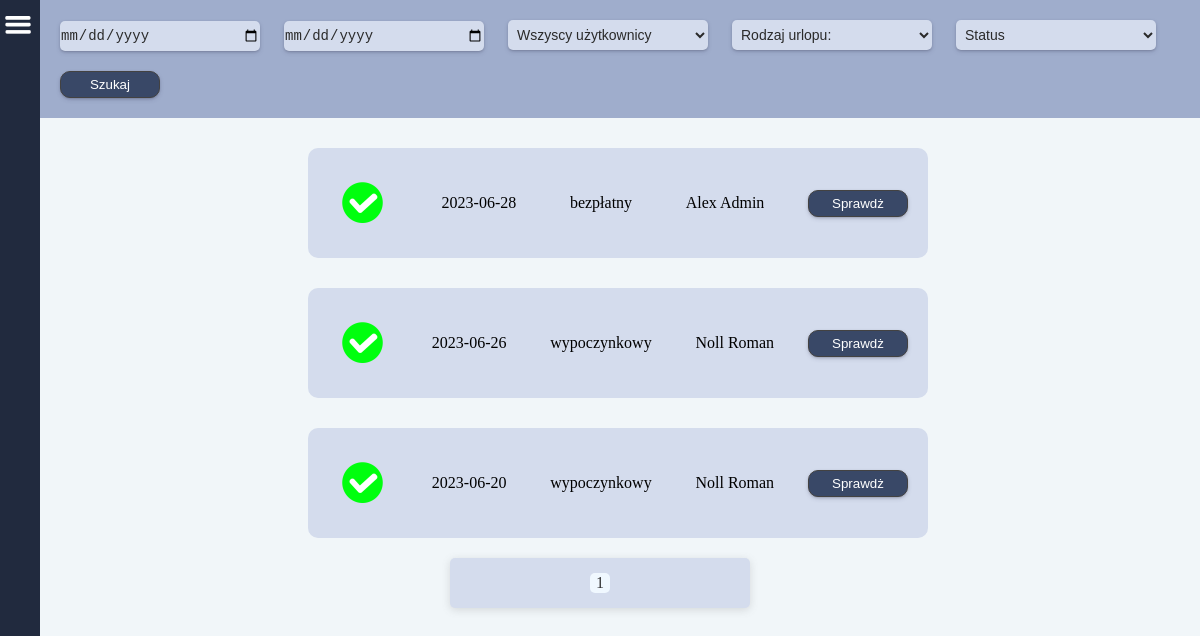
The page /allVacationRequests/ on the database its author committed.
### main/models.py (models this page shows, shortened)
class VacationRequest(models.Model):
    v_request = models.ForeignKey(
        Vacations,
        on_delete=models.CASCADE,
    )

class Vacations(models.Model):
    user = models.ForeignKey(
        CustomUser,
        related_name='user',
        on_delete=models.PROTECT,
        )
    year = models.CharField(
        default='0000',
        max_length=4,
        verbose_name='Rok',
    )
    date = models.CharField(
        default='00-00-0000',
        max_length=10,
        verbose_name='Data',
    )
    v_from = models.CharField(
        default='00-00-0000',
        max_length=10,
        verbose_name='Od',
    )
    v_to = models.CharField(
        default='00-00-0000',
        max_length=10,
        verbose_name='Do',
    )
    type = models.CharField(
        null=True,
        max_length=50,
        verbose_name='Typ urlopu',
    )
    actually_days_to_use = models.IntegerField(
        default=0,
        verbose_name='Faktyczny urlop według przepracowanych dni',
    )
    days_used_in_current_year = models.IntegerField(
        default=0,
        verbose_name='Użyto w bieżącym roku',
    )
    days_to_use_in_last_year = models.IntegerField(
        default=0,
        verbose_name='Do użycia w poprzednim roku',
    )
    days_used_in_last_year = models.IntegerField(
        default=0,
        verbose_name='Użyto w poprzednim roku',
    )
    days_planned = models.IntegerField(
        null=True,
        verbose_name='Zaplanowany urlop',
    )
    consideration = models.BooleanField(
        default=False,
        verbose_name='Rozpatrywanie',
    )
    accepted = models.BooleanField(
        default=False,
        verbose_name='Akceptacja',
    )

### users/models.py (models this page shows, shortened)
class CustomUser(AbstractBaseUser, PermissionsMixin):
    username = models.CharField(
        _('Użytkownik'),
        null=True,
        max_length= 255,
        )
    email = models.EmailField(_("email"), unique=True)
    fp_token = models.CharField(
        null=True,
        max_length=192,
        unique=True,
    )
    birthday = models.CharField(
        _('Data urodzenia'),
        null=True,
        max_length= 55,
        )
    birthplace = models.CharField(
        _('Miejsce urodzenia'),
        null=True,
        max_length= 255,
        )
    workplace = models.CharField(
        _('Miejsce pracy'),
        null=True,
        max_length= 255,
        )
    religion = models.CharField(
        _('Religia'),
        null=True,
        max_length= 255,
        )
    insurance_number = models.CharField(
        _('Numer ubezpieczenia'),
        null=True,
        max_length= 255,
        )
    tax_number = models.CharField(
        _('Numer podatkowy'),
        null=True,
        max_length= 255,
        )
    adress_pl = models.CharField(
        _('Adres w Polsce'),
        null=True,
        max_length= 255,
        )
    adress_de = models.CharField(
        _('Adres w Niemczech'),
        null=True,
        max_length= 255,
        )
    profession = models.CharField(
        _('Zawód'),
        null=True,
        max_length= 255,
        )
    position = models.CharField(
        _('Stanowisko (pracuje w)'),
        null=True,
        max_length= 255,
        )
    internal_tax_number = models.CharField(
        _('Wewnętrzny numer podatkowy'),
        null=True,
        max_length= 255,
        )
    nfz_name = models.CharField(
        _('NFZ - nazwa'),
        null=True,
        max_length= 255,
        )
    nfz_adress = models.CharField(
        _('NFZ - adres'),
        null=True,
        max_length= 255,
        )
    phone_number = models.CharField(
        _('Telefon'),
        null=True,
        max_length= 255,
        )
    bank = models.CharField(
        _('Nazwa banku'),
        null=True,
        max_length= 255,
        )
    bic_swift = models.CharField(
        _('BIC/SWIFT'),
        null=True,
        max_length= 255,
        )
    bank_account = models.CharField(
        _('Konto i właściciel'),
        null=True,
        max_length= 255,
        )
    health_insurance_de = models.CharField(
        _('Ubezpieczenie w Niemczech'),
        null=True,
        max_length= 255,
        )
    health_insurance_de_number = models.CharField(
        _('KK VersNr'),
        null=True,
        max_length= 255,
        )
    shoe_size = models.CharField(
        _('Rozmiar buta'),
        null=True,
        max_length= 255,
        )
    growth = models.CharField(
        _('Wzrost'),
        null=True,
        max_length= 255,
        )
    work_clothes = models.CharField(
        _('Ubranie robocze'),
        null=True,
        max_length= 255,
        )
    rights = models.CharField(
        _('Uprawnienia'),
        null=True,
        max_length= 255,
        )
    payment = models.FloatField(
        _('Stawka za godzinę'),
        default=0
    )
    vacations_days_quantity = models.IntegerField(
        _('Ilość przysługujących dni urlopu'),
        null=True,
    )
    vacations_days_quantity_de = models.IntegerField(
        _('Ilość przysługujących dni urlopu'),
        null=True,
    )
    vacacions_on_demand = models.IntegerField(
        _('Ilość dni urlopu na żądanie'),
        default=4,
    )
    cares_vacations = models.IntegerField(
        _('Ilość dni urlopu opiekuńczego'),
        default=5,
    )
    force_majeure_vacations = models.IntegerField(
        _('Ilość godzin urlopu z powodu siły wyższej'),
        default=16,
    )
    compassionate_vacations = models.IntegerField(
        _('Ilość dni urlopu okolicznościowego'),
        default=2,
    )
    last_year_vacations_days_quantity = models.IntegerField(
        _('Ilość przysługujących dni urlopu za zeszły rok'),
        null=True,
    )
    last_year_vacations_days_quantity_de = models.IntegerField(
        _('Ilość przysługujących dni urlopu za zeszły rok'),
        null=True,
    )
    days_to_use_in_current_year = models.IntegerField(
        _('Do użycia w bieżącym roku'),
        null=True,
    )
    days_to_use_in_current_year_de = models.IntegerField(
        _('Do użycia w bieżącym roku'),
        null=True,
    )
    is_staff = models.BooleanField(default=False)
    is_active = models.BooleanField(default=True)
    date_joined = models.DateTimeField(
        _('Data rejestracji'),
        default=timezone.now,
        )
    USERNAME_FIELD = "email"
    EMAIL_FIELD = "email"
    REQUIRED_FIELDS = []
    objects = CustomUserManager()
    def __str__(self):
        return self.username

### main/views.py (the view, shortened to what this page needs)
# urls.py: path('allVacationRequests/', allVacationRequests, name='allVacationRequests'),
def allVacationRequests(request):
    reqs = VacationRequest.objects.all().order_by('-v_request__id')
    users = CustomUser.objects.all().values('username')
    types = [
        'wypoczynkowy',
        'bezpłatny',
    ]
    paginator = Paginator(reqs, 10)
    page_number = request.GET.get('page')
    reqs = paginator.get_page(page_number)
    context = {
       'reqs': reqs,
       'users': users,
       'types': types,
    }
    return render(request, 'all_vacation_requests.html', context)

### main/templatetags/messages.py (called while the page is built)
@register.simple_tag
def all_messages_quantity(username):
    count = 0
    quantity = IsRead.objects.filter(
        username=username,
        is_read=False,
    )
    print('quantity', quantity)
    for q in quantity:
        count += 1
    return count

### main/templates/all_vacation_requests.html (shortened to what this page needs)
{% extends 'base.html' %}
{% load static %}
    {% block content %}
    <div class="filter-container">
        <form method="POST">
            <input class="input_" name="sorted_from" id="datetimepicker" type="date" value="date">
            <input class="input_" name="sorted_to" id="datetimepicker" type="date" value="date">
            <select class="input_"  name="user" placeholder="Pracownicy">
                <option disabled selected value="">Wszyscy użytkownicy</option>
            </select>
            <select class="input_"  name="type">
                <option disabled selected value="">Rodzaj urlopu:</option>
            </select>
            <select class="input_"  name="status">
                <option disabled selected value="">Status</option>
            </select>
            <button class="btn"><p class="btn-title">Szukaj</p></button>
        </form>
    </div>
        {% for r in reqs %}
            <div class="cwo_cont">
                <div class="req_vacations_container">
                    <div class="vacations_mini">
                        {% if r.v_request.consideration is True %}
                            <img src="{% static 'images/question.png' %}" width="50" height="50">
                        {% elif r.v_request.accepted is True %}
                            <img src="{% static 'images/accept.png' %}" width="50" height="50">
                        {% elif r.v_request.accepted is False %}
                            <img src="{% static 'images/close.png' %}" width="50" height="50">
                        {% endif %}
                    </div>
                    <div class="vacations_mini">
                        <p>{{ r.v_request.date }}</p>
                    </div>
                    <div class="vacations_mini">
                        <p>{{ r.v_request.type }}</p>
                    </div>
                    <div class="vacations_mini">
                        <p>{{ r.v_request.user }}</p>
                    </div>
                    <button class="btn">
                        <a href="{% url 'vacationRequest' r.v_request.id %}"><p class="btn-title">Sprawdż</p></a>
                    </button>
                </div>
            </div>
            {% endfor %}
            <div class="pagination">
                <span class="step-links">
                    <span class="current-page"><p>{{ reqs.number }}</p></span>
                </span>
            </div>
    {% endblock %}

### static/css/base.css (style rules this page uses)
:root { --btn-bg-color: #394867; --border: 1px solid #434242; --main-bg-color: #F1F6F9; --header-bg-color: #212A3E; --input-bg-color: #d4dced; --title-bg-color: #9fadcc; --text-color: white; --height: 120vh; --width: 100vw; }
.filter-container { display: flex; margin-left: 40px; flex-direction: row; align-items: center; justify-content: center; padding: 10px; background-color: var(--title-bg-color); }
.input_ { background-color: var(--input-bg-color); color: #2a2a2a; border-radius: 5px; border: transparent; width: 200px; height: 30px; font-size: 14px; margin: 10px; cursor: pointer; box-shadow: rgba(50, 50, 93, 0.25) 0px 2px 5px -1px, rgba(0, 0, 0, 0.3) 0px 1px 3px -1px; }
select { background-color: var(--input-bg-color); color: #2a2a2a; border-radius: 5px; border: transparent; width: 200px; height: 30px; font-size: 14px; padding-left: 5px; cursor: pointer; box-shadow: rgba(50, 50, 93, 0.25) 0px 2px 5px -1px, rgba(0, 0, 0, 0.3) 0px 1px 3px -1px; }
.btn { padding: 5px; margin: 10px; background-color: var(--btn-bg-color); border: var(--border); border-radius: 10px; cursor: pointer; width: 100px; box-shadow: rgba(50, 50, 93, 0.25) 0px 2px 5px -1px, rgba(0, 0, 0, 0.3) 0px 1px 3px -1px; }
a { color: var(--text-color); text-decoration: none; }
.btn-title { color: var(--text-color); text-decoration: none; text-align: center; }

### static/css/login.css (style rules this page uses)
* { margin: 0; padding: 0; }

### static/css/create_work_object.css (style rules this page uses)
.cwo_cont { display: flex; flex-direction: column; align-items: center; padding-left: 66px; padding-right: 30px; }

### static/css/vacations.css (style rules this page uses)
.vacations_mini { display: flex; flex-direction: row; padding: 20px; }
.req_vacations_container { display: flex; flex-direction: row; justify-content: space-between; align-items: center; margin-top: 30px; width: 50vw; height: auto; background-color: var(--input-bg-color); padding: 10px; border-radius: 10px; }

### static/css/pagination.css (style rules this page uses)
.pagination { display: flex; justify-content: center; align-items: center; padding: 20px; }
.step-links { display: flex; justify-content: space-around; align-items: center; width: 300px; height: 50px; background-color: var(--input-bg-color); border-radius: 5px; box-shadow: rgba(99, 99, 99, 0.2) 0px 2px 8px 0px; }
.current-page { display: flex; justify-content: center; align-items: center; width: 20px; height: 20px; background-color: aliceblue; border-radius: 5px; }
.current-page p { color: #323234; }

### rows shown on the page
VacationRequest: v_request "2023-06-28", v_request.type "bezpłatny", v_request.user "Alex Admin"
VacationRequest: v_request "2023-06-26", v_request.type "wypoczynkowy", v_request.user "Noll Roman"
VacationRequest: v_request "2023-06-20", v_request.type "wypoczynkowy", v_request.user "Noll Roman"

### other values the page prints
{{ reqs.number }} "1"
